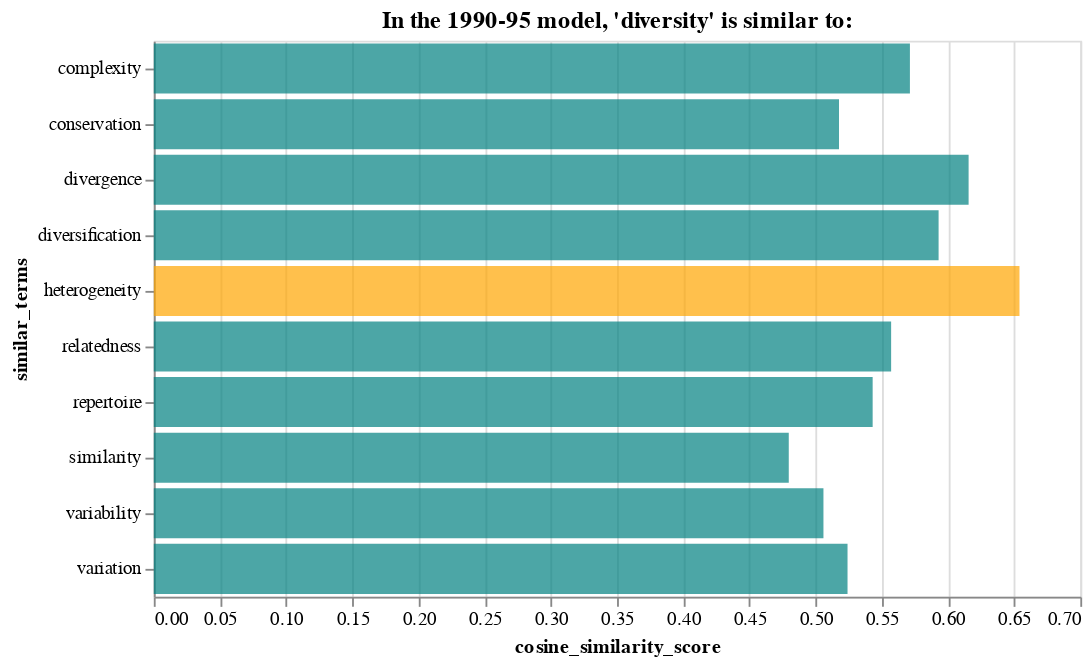

Notebook code cell kept with this figure:
### Code cell
diversity_sim_earlier = earlier_model.wv.most_similar('diversity')
diversity_sim_earlier = pd.DataFrame(data=diversity_sim_earlier).rename(columns={0: "similar_terms", 
                                                                                 1: "cosine_similarity_score"})
diversity_sim_earlier_bc = alt.Chart(diversity_sim_earlier, 
                                     title = "In the 1990-95 model, 'diversity' is similar to:").mark_bar().encode(
    x='cosine_similarity_score',
    y='similar_terms',
    color=alt.condition(
        alt.datum.similar_terms == "heterogeneity",  
        alt.value('orange'),     
        alt.value('teal')   
    )
).configure_mark(
    opacity=0.7
).properties(height=300, width=500)
diversity_sim_earlier_bc

### Figure 1 — Vega-Lite specification as saved in the notebook (floating-point values rounded to 4 significant figures)
{"config": {"view": {"continuousWidth": 400, "continuousHeight": 300}, "mark": {"opacity": 0.7}}, "data": {"name": "data-2a39c36cd5218d0ab754993c90bf5324"}, "mark": "bar", "encoding": {"color": {"condition": {"value": "orange", "test": "(datum.similar_terms === 'heterogeneity')"}, "value": "teal"}, "x": {"type": "quantitative", "field": "cosine_similarity_score"}, "y": {"type": "nominal", "field": "similar_terms"}}, "height": 300, "title": "In the 1990-95 model, 'diversity' is similar to:", "width": 500, "$schema": "https://vega.github.io/schema/vega-lite/v4.8.1.json", "datasets": {"data-2a39c36cd5218d0ab754993c90bf5324": [{"similar_terms": "heterogeneity", "cosine_similarity_score": 0.654}, {"similar_terms": "divergence", "cosine_similarity_score": 0.6156}, {"similar_terms": "diversification", "cosine_similarity_score": 0.5929}, {"similar_terms": "complexity", "cosine_similarity_score": 0.5713}, {"similar_terms": "relatedness", "cosine_similarity_score": 0.5571}, {"similar_terms": "repertoire", "cosine_similarity_score": 0.5431}, {"similar_terms": "variation", "cosine_similarity_score": 0.5241}, {"similar_terms": "conservation", "cosine_similarity_score": 0.5177}, {"similar_terms": "variability", "cosine_similarity_score": 0.5059}, {"similar_terms": "similarity", "cosine_similarity_score": 0.4797}]}}
